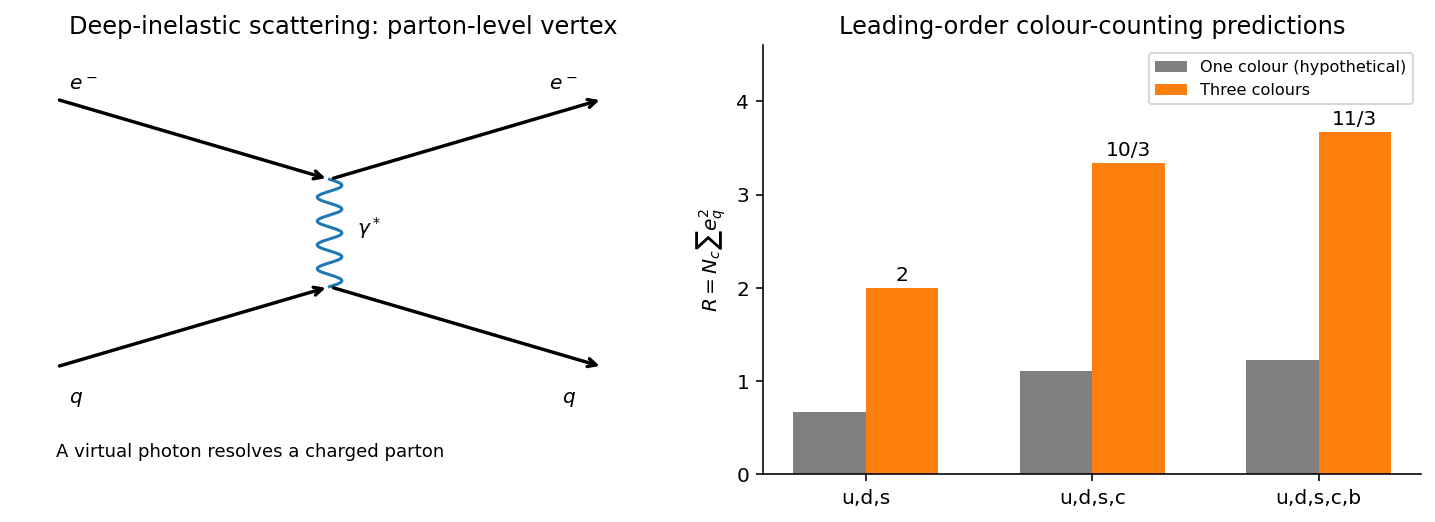

Generate this figure with Python:
from pathlib import Path
import numpy as np
import matplotlib
matplotlib.use('Agg')
import matplotlib.pyplot as plt
plt.rcParams.update({'font.size':10,'axes.spines.top':False,'axes.spines.right':False})

fig,ax=plt.subplots(1,2,figsize=(10,3.7))
a=ax[0]
for p,q,label,where in [((0,1),(1,.55),r'$e^-$',(.05,1.05)),((1,.55),(2,1),r'$e^-$',(1.8,1.05)),((0,-.5),(1,-.05),r'$q$',(.05,-.7)),((1,-.05),(2,-.5),r'$q$',(1.85,-.7))]:
 a.annotate('',xy=q,xytext=p,arrowprops={'arrowstyle':'->','color':'black','lw':1.7});a.text(*where,label)
y=np.linspace(-.05,.55,180);a.plot(1+.045*np.sin(np.linspace(0,9*np.pi,180)),y,color='tab:blue');a.text(1.1,.24,r'$\gamma^*$')
a.text(0,-1,'A virtual photon resolves a charged parton',fontsize=9)
a.set(xlim=(-.15,2.25),ylim=(-1.1,1.3),title='Deep-inelastic scattering: parton-level vertex');a.axis('off')
x=np.arange(3);r=np.array([2,10/3,11/3]);w=.32
ax[1].bar(x-w/2,r/3,w,label='One colour (hypothetical)',color='gray');ax[1].bar(x+w/2,r,w,label='Three colours',color='tab:orange')
ax[1].set(xticks=x,xticklabels=['u,d,s','u,d,s,c','u,d,s,c,b'],ylabel=r'$R=N_c\sum e_q^2$',title='Leading-order colour-counting predictions',ylim=(0,4.6));ax[1].legend(fontsize=8)
for i,lab in enumerate(['2','10/3','11/3']):ax[1].text(i+w/2,r[i]+.08,lab,ha='center')

fig.tight_layout()
fig.savefig(Path(__file__).stem+'.png',dpi=145,facecolor='white',bbox_inches='tight')
plt.close(fig)
